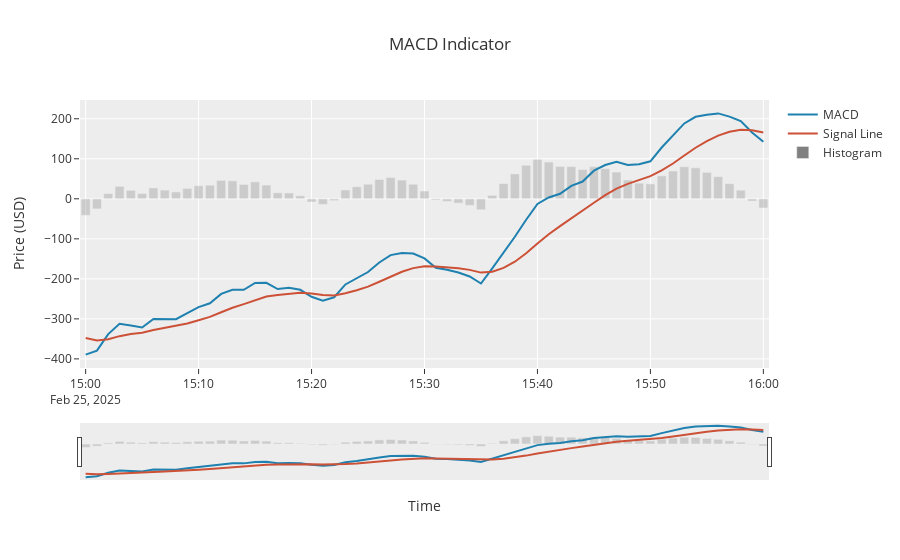

The notebook cell saved with this chart:
### Code cell
last_60_minutes(eth_prices)
